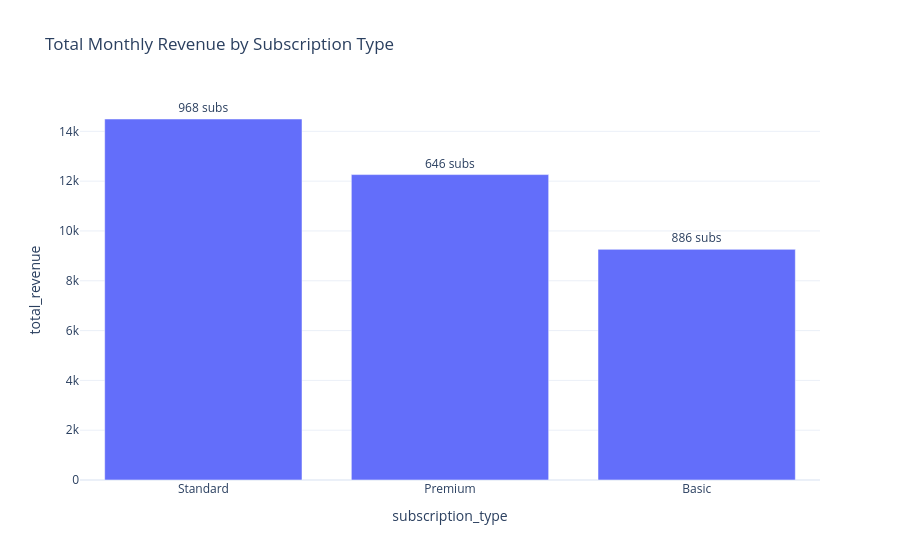

Here is the notebook cell this chart was saved with:
### Markdown cell above
## 2. Revenue
Where does monthly revenue come from — by plan, country, and device?

### Code cell
revenue_by_plan = analysis.revenue_by(df, "subscription_type")
viz.revenue_by_plan_chart(revenue_by_plan, "subscription_type").show()
revenue_by_plan

### Figure 1 — Plotly figure (JSON) as saved in the notebook; plotly's stock layout.template omitted (floating-point values rounded to 4 significant figures)
{"data": [{"hovertemplate": "subscription_type=%{x}<br>total_revenue=%{y}<br>subscribers=%{text}<extra></extra>", "legendgroup": "", "marker": {"color": "#636efa", "pattern": {"shape": ""}}, "name": "", "orientation": "v", "showlegend": false, "text": [968.0, 646.0, 886.0], "textposition": "outside", "texttemplate": "%{text} subs", "type": "bar", "x": ["Standard", "Premium", "Basic"], "xaxis": "x", "y": [14500.0, 12260.0, 9261.0], "yaxis": "y"}], "layout": {"barmode": "relative", "legend": {"tracegroupgap": 0}, "title": {"text": "Total Monthly Revenue by Subscription Type"}, "xaxis": {"anchor": "y", "domain": [0.0, 1.0], "title": {"text": "subscription_type"}}, "yaxis": {"anchor": "x", "domain": [0.0, 1.0], "title": {"text": "total_revenue"}}}}
